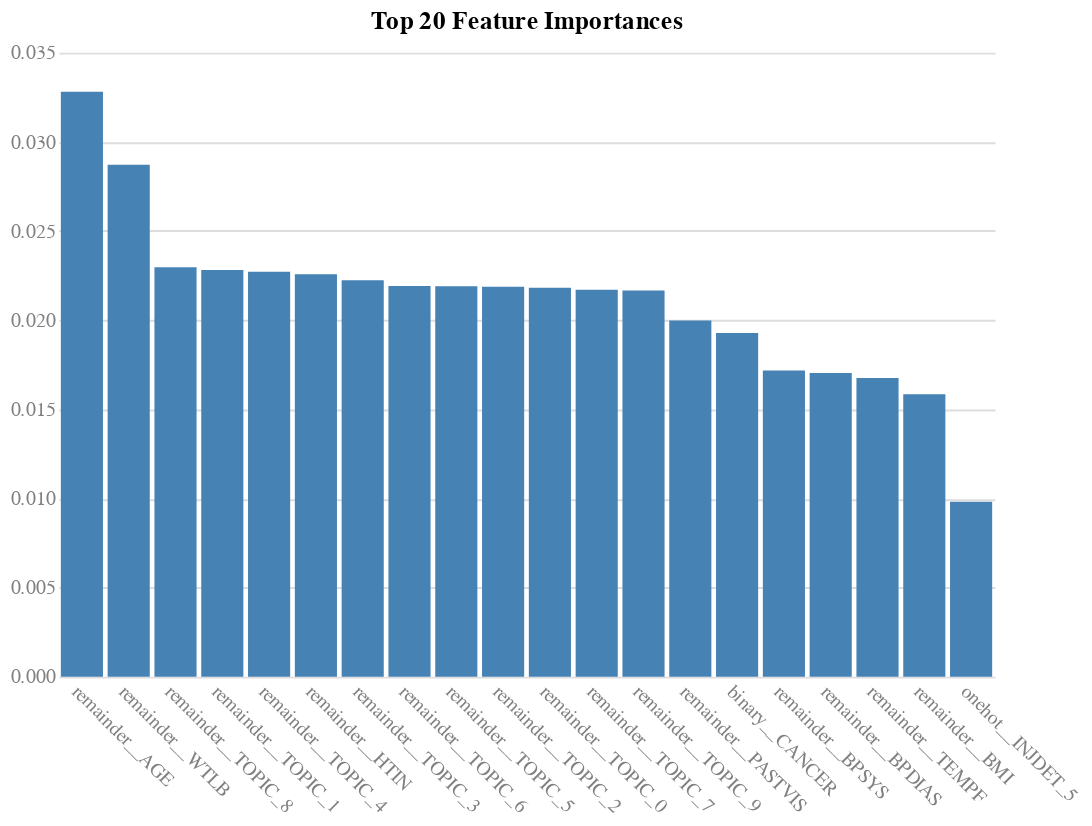

The notebook cell saved with this chart:
### Markdown cell above
##### 5.2.2.1 - Visualize the feature importances of the top 20 features

### Code cell
importances = best_estimator.named_steps['classifier'].feature_importances_
feature_names = best_estimator[:-2].get_feature_names_out(clf_features)

indices = np.argsort(importances)[::-1]
feature_names = [feature_names[i] for i in indices]

# Plot the feature importances
top_n = 20

build_features.chart(
    df=pd.DataFrame({'Feature': feature_names, 'Importance': importances[indices]}).head(top_n),
    x=alt.X('Feature:N', sort='-y'),
    y='Importance:Q',
    title=f'Top {top_n} Feature Importances',
).mark_bar().configure_axisX(labelAngle=45, labelLimit=300, title=None).configure_axisY(title=None)

### Figure 1 — Vega specification as saved in the notebook (floating-point values rounded to 4 significant figures)
{"$schema": "https://vega.github.io/schema/vega/v5.json", "data": [{"name": "source_0"}, {"name": "data_0", "values": [{"Feature": "remainder__AGE", "Importance_end": 0.03281, "Importance_start": 0.0}, {"Feature": "remainder__WTLB", "Importance_end": 0.02871, "Importance_start": 0.0}, {"Feature": "remainder__TOPIC_8", "Importance_end": 0.02296, "Importance_start": 0.0}, {"Feature": "remainder__TOPIC_1", "Importance_end": 0.02281, "Importance_start": 0.0}, {"Feature": "remainder__TOPIC_4", "Importance_end": 0.02271, "Importance_start": 0.0}, {"Feature": "remainder__HTIN", "Importance_end": 0.02257, "Importance_start": 0.0}, {"Feature": "remainder__TOPIC_3", "Importance_end": 0.02224, "Importance_start": 0.0}, {"Feature": "remainder__TOPIC_6", "Importance_end": 0.02191, "Importance_start": 0.0}, {"Feature": "remainder__TOPIC_5", "Importance_end": 0.0219, "Importance_start": 0.0}, {"Feature": "remainder__TOPIC_2", "Importance_end": 0.02187, "Importance_start": 0.0}, {"Feature": "remainder__TOPIC_0", "Importance_end": 0.02182, "Importance_start": 0.0}, {"Feature": "remainder__TOPIC_7", "Importance_end": 0.0217, "Importance_start": 0.0}, {"Feature": "remainder__TOPIC_9", "Importance_end": 0.02166, "Importance_start": 0.0}, {"Feature": "remainder__PASTVIS", "Importance_end": 0.01998, "Importance_start": 0.0}, {"Feature": "binary__CANCER", "Importance_end": 0.01927, "Importance_start": 0.0}, {"Feature": "remainder__BPSYS", "Importance_end": 0.01717, "Importance_start": 0.0}, {"Feature": "remainder__BPDIAS", "Importance_end": 0.01704, "Importance_start": 0.0}, {"Feature": "remainder__TEMPF", "Importance_end": 0.01675, "Importance_start": 0.0}, {"Feature": "remainder__BMI", "Importance_end": 0.01583, "Importance_start": 0.0}, {"Feature": "onehot__INJDET_5", "Importance_end": 0.009816, "Importance_start": 0.0}]}, {"name": "source_0_x_domain_Feature", "values": [{"Feature": "remainder__AGE", "sort_field": 0.03281}, {"Feature": "remainder__WTLB", "sort_field": 0.02871}, {"Feature": "remainder__TOPIC_8", "sort_field": 0.02296}, {"Feature": "remainder__TOPIC_1", "sort_field": 0.02281}, {"Feature": "remainder__TOPIC_4", "sort_field": 0.02271}, {"Feature": "remainder__HTIN", "sort_field": 0.02257}, {"Feature": "remainder__TOPIC_3", "sort_field": 0.02224}, {"Feature": "remainder__TOPIC_6", "sort_field": 0.02191}, {"Feature": "remainder__TOPIC_5", "sort_field": 0.0219}, {"Feature": "remainder__TOPIC_2", "sort_field": 0.02187}, {"Feature": "remainder__TOPIC_0", "sort_field": 0.02182}, {"Feature": "remainder__TOPIC_7", "sort_field": 0.0217}, {"Feature": "remainder__TOPIC_9", "sort_field": 0.02166}, {"Feature": "remainder__PASTVIS", "sort_field": 0.01998}, {"Feature": "binary__CANCER", "sort_field": 0.01927}, {"Feature": "remainder__BPSYS", "sort_field": 0.01717}, {"Feature": "remainder__BPDIAS", "sort_field": 0.01704}, {"Feature": "remainder__TEMPF", "sort_field": 0.01675}, {"Feature": "remainder__BMI", "sort_field": 0.01583}, {"Feature": "onehot__INJDET_5", "sort_field": 0.009816}]}], "marks": [{"type": "rect", "name": "marks", "from": {"data": "data_0"}, "encode": {"update": {"x": {"field": "Feature", "scale": "x"}, "width": {"signal": "max(0.25, bandwidth('x'))"}, "y": {"field": "Importance_end", "scale": "y"}, "fill": {"value": "steelblue"}, "y2": {"field": "Importance_start", "scale": "y"}}}, "style": ["bar"]}], "scales": [{"name": "x", "type": "band", "domain": {"data": "source_0_x_domain_Feature", "field": "Feature", "sort": {"op": "max", "field": "sort_field", "order": "descending"}}, "range": [0, {"signal": "width"}], "paddingOuter": 0.05, "paddingInner": 0.1}, {"name": "y", "type": "linear", "domain": {"data": "data_0", "fields": ["Importance_start", "Importance_end"]}, "range": [{"signal": "height"}, 0], "zero": true, "nice": true}], "axes": [{"scale": "y", "grid": true, "ticks": false, "orient": "left", "domain": false, "labels": false, "gridScale": "x", "minExtent": 0, "maxExtent": 0, "aria": false, "zindex": 0, "tickCount": {"signal": "ceil(height/40)"}}, {"scale": "x", "labelBaseline": "top", "labelAlign": "left", "grid": false, "orient": "bottom", "zindex": 0}, {"scale": "y", "labelOverlap": true, "labelAlign": "right", "zindex": 0, "tickCount": {"signal": "ceil(height/40)"}, "orient": "left", "grid": false}], "title": {"text": "Top 20 Feature Importances", "frame": "group"}, "background": "white", "height": 320, "padding": 5, "style": "cell", "config": {"axis": {"domain": false, "labelAngle": 0, "labelColor": "gray", "labelFontSize": 10, "ticks": false}, "axisX": {"labelAngle": 45, "labelLimit": 300, "title": null}, "axisY": {"title": null}, "style": {"guide-label": {"font": "Helvetica Neue"}, "guide-title": {"font": "Helvetica Neue"}, "group-title": {"font": "Helvetica Neue"}, "group-subtitle": {"font": "Helvetica Neue"}, "cell": {"stroke": null}, "text": {"font": "Helvetica Neue"}}}, "width": 480}
